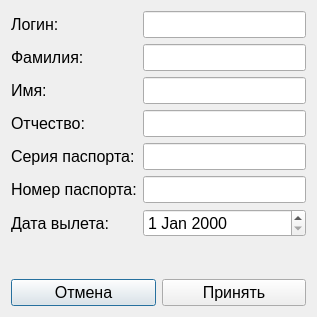
<?xml version="1.0" encoding="UTF-8"?>
<ui version="4.0">
 <class>BuyTicketDialog</class>
 <widget class="QDialog" name="BuyTicketDialog">
  <property name="geometry">
   <rect>
    <x>0</x>
    <y>0</y>
    <width>317</width>
    <height>317</height>
   </rect>
  </property>
  <property name="font">
   <font>
    <pointsize>12</pointsize>
   </font>
  </property>
  <property name="windowTitle">
   <string>Покупка билета</string>
  </property>
  <layout class="QVBoxLayout" name="verticalLayout">
   <item>
    <layout class="QFormLayout" name="formLayout">
     <item row="0" column="0">
      <widget class="QLabel" name="loginLabel">
       <property name="text">
        <string>Логин:</string>
       </property>
      </widget>
     </item>
     <item row="1" column="0">
      <widget class="QLabel" name="surnameLabel">
       <property name="text">
        <string>Фамилия:</string>
       </property>
      </widget>
     </item>
     <item row="2" column="0">
      <widget class="QLabel" name="nameLabel">
       <property name="text">
        <string>Имя:</string>
       </property>
      </widget>
     </item>
     <item row="3" column="0">
      <widget class="QLabel" name="midnameLabel">
       <property name="text">
        <string>Отчество:</string>
       </property>
      </widget>
     </item>
     <item row="4" column="0">
      <widget class="QLabel" name="passportSerialLabel">
       <property name="text">
        <string>Серия паспорта:</string>
       </property>
      </widget>
     </item>
     <item row="5" column="0">
      <widget class="QLabel" name="passportNumberLabel">
       <property name="text">
        <string>Номер паспорта:</string>
       </property>
      </widget>
     </item>
     <item row="6" column="0">
      <widget class="QLabel" name="dateDepartureLabel">
       <property name="text">
        <string>Дата вылета:</string>
       </property>
      </widget>
     </item>
     <item row="0" column="1">
      <widget class="QLineEdit" name="loginLine"/>
     </item>
     <item row="1" column="1">
      <widget class="QLineEdit" name="surnameLine"/>
     </item>
     <item row="2" column="1">
      <widget class="QLineEdit" name="nameLine"/>
     </item>
     <item row="3" column="1">
      <widget class="QLineEdit" name="midnameLine"/>
     </item>
     <item row="4" column="1">
      <widget class="QLineEdit" name="passportSerialLine"/>
     </item>
     <item row="5" column="1">
      <widget class="QLineEdit" name="passportNumberLine"/>
     </item>
     <item row="6" column="1">
      <widget class="QDateEdit" name="dateDepartureLine"/>
     </item>
    </layout>
   </item>
   <item>
    <widget class="QLabel" name="errorLabel">
     <property name="text">
      <string/>
     </property>
     <property name="alignment">
      <set>Qt::AlignCenter</set>
     </property>
    </widget>
   </item>
   <item>
    <layout class="QHBoxLayout" name="horizontalLayout">
     <item>
      <widget class="QPushButton" name="rejectButton">
       <property name="text">
        <string>Отмена</string>
       </property>
      </widget>
     </item>
     <item>
      <widget class="QPushButton" name="acceptButton">
       <property name="text">
        <string>Принять</string>
       </property>
      </widget>
     </item>
    </layout>
   </item>
  </layout>
 </widget>
 <resources/>
 <connections/>
</ui>
